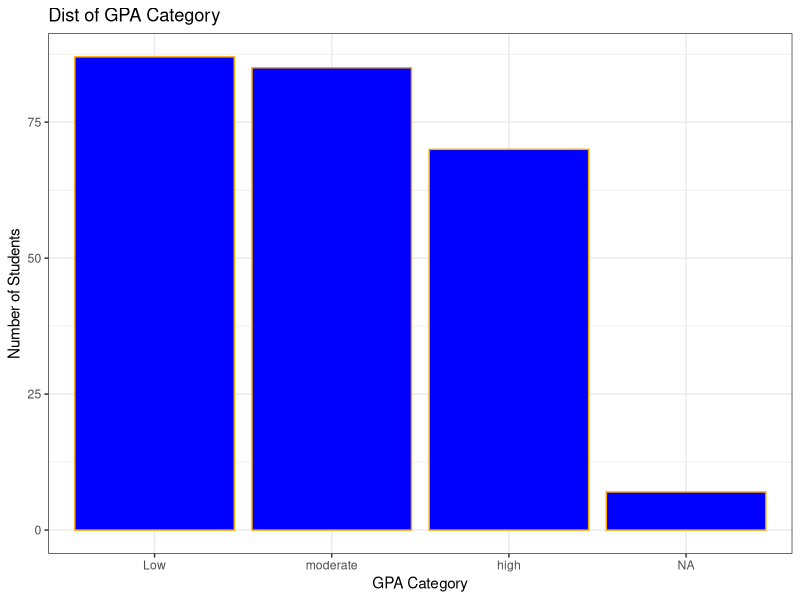
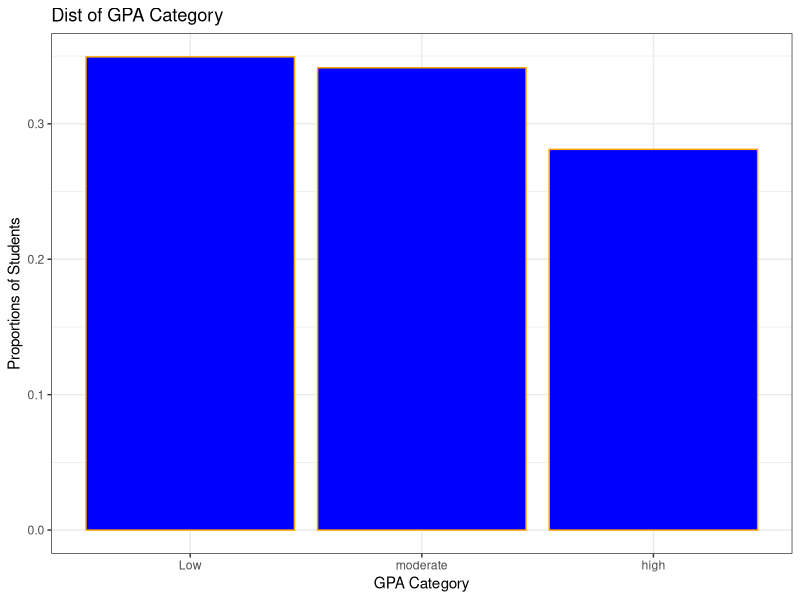
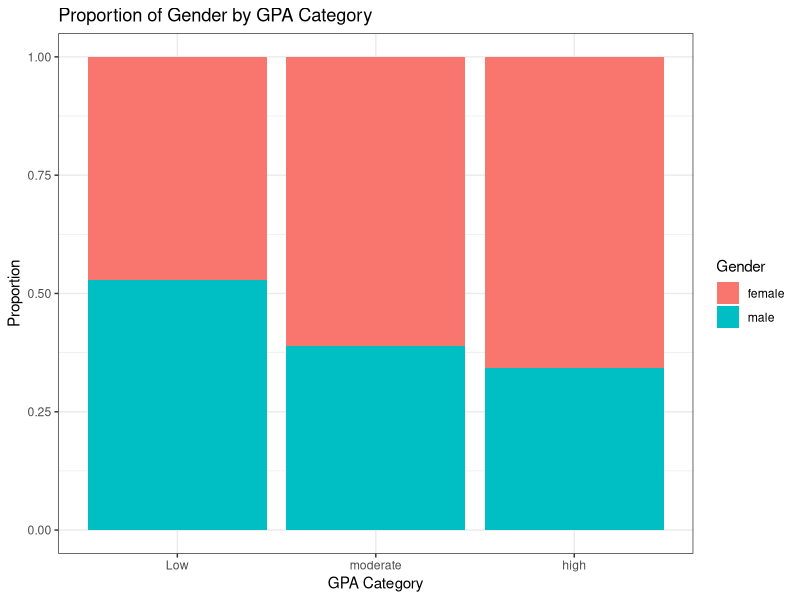
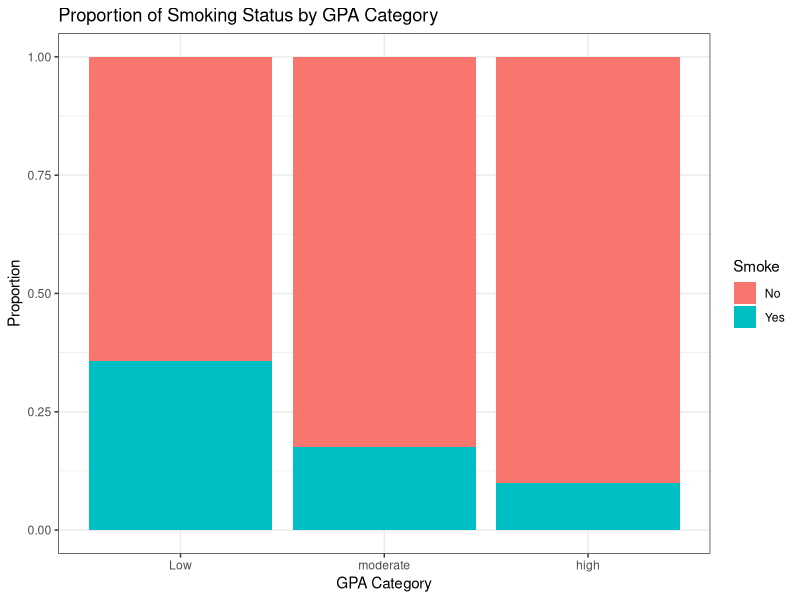
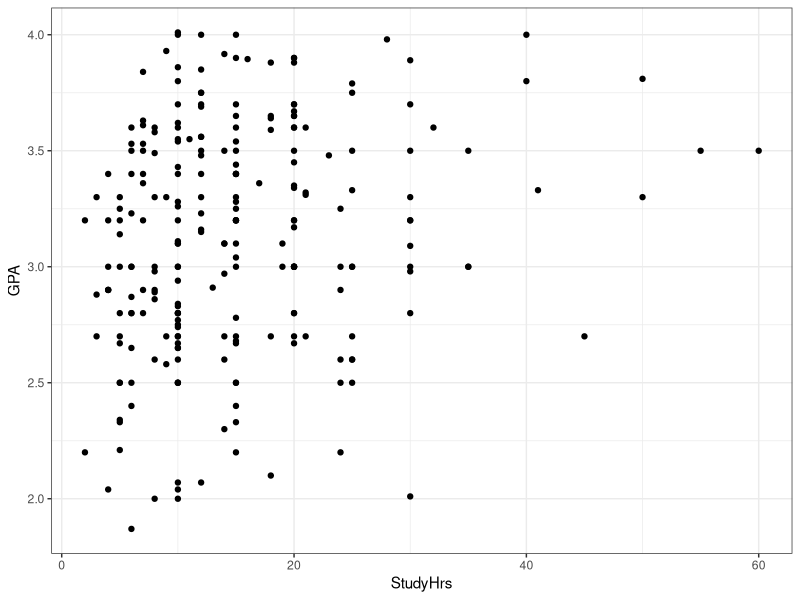
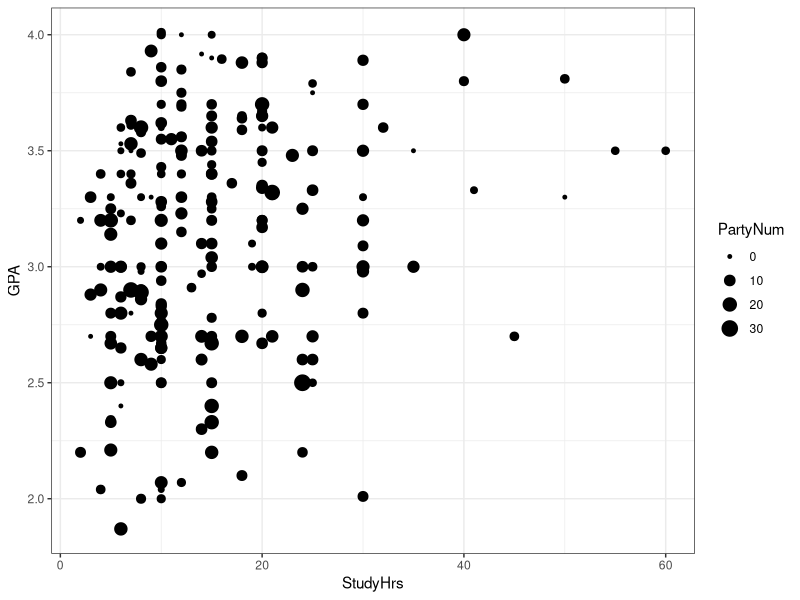
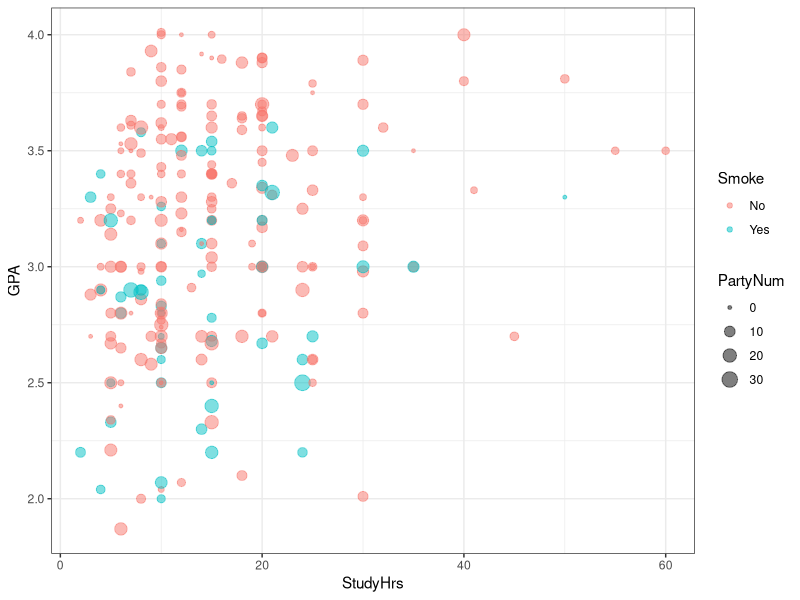

Source code (R) for these figures, in order:
## ---- chunk 1
knitr::opts_chunk$set(echo = TRUE)
## ---- chunk 2
library(tidyverse)
setwd("/Users/maxryoo/Documents/MSDS/STAT6021/Module2")
data = read.csv("new_students.csv")
## ---- chunk 3
data$GPA.cat <- factor(data$GPA.cat, levels=c("Low", "moderate", "high"))
table(data$GPA.cat)
## ---- chunk 4
ggplot(data, aes(x=GPA.cat)) + geom_bar(fill="blue", color="orange") + 
  labs(x="GPA Category", y="Number of Students", title="Dist of GPA Category") +
  theme_bw()
## ---- chunk 5
newData = data %>%
  filter(!is.na(GPA.cat)) %>%
  group_by(GPA.cat) %>%
  summarize(Counts=n()) %>%
  mutate(prop=Counts/nrow(data))

ggplot(newData, aes(x=GPA.cat, y=prop)) +
  geom_bar(stat="identity",fill="blue", color="orange") +
  labs(x="GPA Category", y="Proportions of Students", title="Dist of GPA Category") +
  theme_bw()
## ---- chunk 6
table(data$Gender, data$GPA.cat)
## ---- chunk 7
round(prop.table(table(data$Gender, data$GPA.cat),1),2)
## ---- chunk 8
data %>% 
  filter(!is.na(GPA.cat)) %>%
  ggplot(aes(x=GPA.cat, fill=Gender)) +
  geom_bar(position= "fill") +
  labs(x="GPA Category", y="Proportion", title="Proportion of Gender by GPA Category") +
  theme_bw()
## ---- chunk 9
data %>% 
  filter(!is.na(GPA.cat)) %>%
  ggplot(aes(x=GPA.cat, fill=Smoke)) +
  geom_bar(position= "fill") +
  labs(x="GPA Category", y="Proportion", title="Proportion of Smoking Status by GPA Category") +
  theme_bw()
## ---- chunk 10
ggplot(data, aes(y=GPA, x=StudyHrs)) + geom_point() + theme_bw()
## ---- chunk 11
ggplot(data, aes(y=GPA, x=StudyHrs, size=PartyNum)) + geom_point() + scale_size(range=c(1,5)) + theme_bw()
## ---- chunk 12
ggplot(data, aes(x=StudyHrs, y=GPA, size=PartyNum, color=Smoke)) + geom_point(alpha=0.5) + scale_size(range=c(1,5)) + theme_bw()
